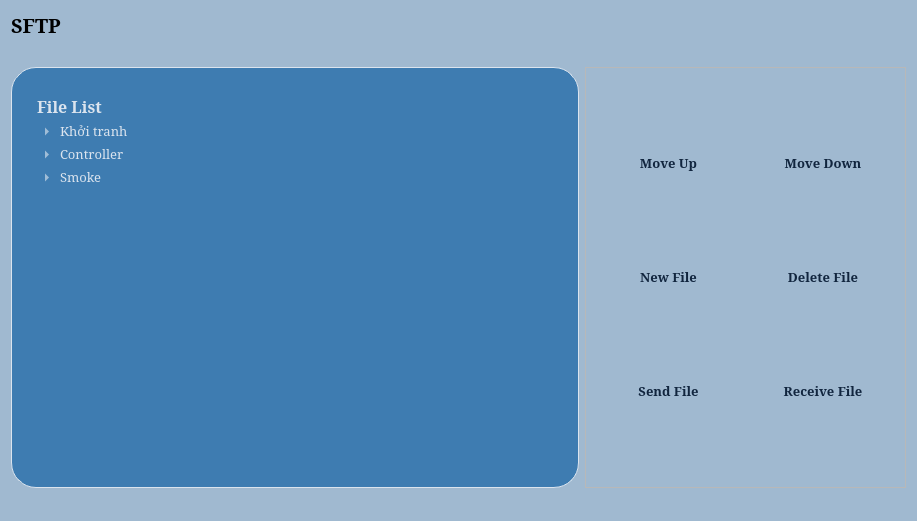
<?xml version="1.0" encoding="UTF-8"?>
<ui version="4.0">
 <class>Form</class>
 <widget class="QWidget" name="Form">
  <property name="geometry">
   <rect>
    <x>0</x>
    <y>0</y>
    <width>917</width>
    <height>521</height>
   </rect>
  </property>
  <property name="windowTitle">
   <string>Form</string>
  </property>
  <property name="styleSheet">
   <string notr="true">#Form{
	background-color: #A0B9D0;
}

QPushButton{
	width:100px;
	height:33px;
	text-align: center;
	padding: 3px;
	font-weight:bold;
	border-radius:10px;
	color: #11253E;
	border: 1px;
}
QPushButton:hover{
	background-color:#6991B5;
}
QPushButton:pressed{
	padding-left:5px;
	background-color:#78A0BC;
}</string>
  </property>
  <layout class="QGridLayout" name="gridLayout_2">
   <item row="0" column="0">
    <widget class="QLabel" name="label">
     <property name="font">
      <font>
       <family>Constantia</family>
       <pointsize>15</pointsize>
       <bold>true</bold>
      </font>
     </property>
     <property name="text">
      <string>SFTP</string>
     </property>
     <property name="alignment">
      <set>Qt::AlignLeading|Qt::AlignLeft|Qt::AlignVCenter</set>
     </property>
    </widget>
   </item>
   <item row="1" column="0" colspan="2">
    <widget class="QLabel" name="label_3">
     <property name="font">
      <font>
       <family>Constantia</family>
      </font>
     </property>
     <property name="text">
      <string/>
     </property>
    </widget>
   </item>
   <item row="2" column="0">
    <widget class="QTreeWidget" name="files">
     <property name="font">
      <font>
       <family>Constantia</family>
       <pointsize>10</pointsize>
      </font>
     </property>
     <property name="styleSheet">
      <string notr="true">QTreeWidget {
    spacing: 10px; /* Cách nhau 5px giữa các item trong 1 hàng */
}

#files{
	background-color: #3E7CB1;
	border:1px solid #DBE4EE;
	border-radius: 25px solid #DBE4EE;
	padding:25px;
	color: #DBE4EE;
}

QHeaderView::section
{	color: #DBE4EE;
	background-color: #3E7CB1;
	border:1px;
}

QTreeWidget::item{
	padding-bottom:5px;		
	spacing: 10px;
}

QTreeWidget::item::hover{
	background-color: #81A4CD;
	border:1px solid #81A4CD ;
	border-radius: 5px
}

QTreeWidget::item::pressed{
	font-weight: bold;
	padding-left:5px;
	background-color: #81A4CD;
	border:1px solid #81A4CD ;
	border-radius: 5px
}

QTreeWidget::item::selected{
	font-weight: bold;
	background-color: #81A4CD;
	border:1px solid #81A4CD ;
	border-radius: 5px
}

QTreeWidget::item::selected::active{
	background-color: #054A91;
	border:1px solid #81A4CD ;
	border-radius: 5px;
	font-weight:bold;
}</string>
     </property>
     <column>
      <property name="text">
       <string notr="true">File List</string>
      </property>
      <property name="font">
       <font>
        <family>Constantia</family>
        <pointsize>12</pointsize>
        <bold>true</bold>
       </font>
      </property>
     </column>
     <item>
      <property name="text">
       <string>Khởi tranh</string>
      </property>
      <property name="icon">
       <iconset resource="../../static/res.qrc">
        <normaloff>:/newPrefix/icons/icons/feather/folder.svg</normaloff>:/newPrefix/icons/icons/feather/folder.svg</iconset>
      </property>
      <item>
       <property name="text">
        <string>Breach</string>
       </property>
      </item>
      <item>
       <property name="text">
        <string>Sova</string>
       </property>
      </item>
      <item>
       <property name="text">
        <string>Skye</string>
       </property>
      </item>
     </item>
     <item>
      <property name="text">
       <string>Controller</string>
      </property>
      <property name="icon">
       <iconset resource="../../static/res.qrc">
        <normaloff>:/newPrefix/icons/icons/feather/folder.svg</normaloff>:/newPrefix/icons/icons/feather/folder.svg</iconset>
      </property>
      <item>
       <property name="text">
        <string>Fade</string>
       </property>
      </item>
      <item>
       <property name="text">
        <string>Reyna</string>
       </property>
      </item>
     </item>
     <item>
      <property name="text">
       <string>Smoke</string>
      </property>
      <property name="icon">
       <iconset resource="../../static/res.qrc">
        <normaloff>:/newPrefix/icons/icons/feather/folder.svg</normaloff>:/newPrefix/icons/icons/feather/folder.svg</iconset>
      </property>
      <item>
       <property name="text">
        <string>Omen</string>
       </property>
       <item>
        <property name="text">
         <string>Viper</string>
        </property>
       </item>
      </item>
     </item>
    </widget>
   </item>
   <item row="2" column="1" alignment="Qt::AlignRight">
    <widget class="QFrame" name="frame">
     <property name="sizePolicy">
      <sizepolicy hsizetype="Expanding" vsizetype="Expanding">
       <horstretch>0</horstretch>
       <verstretch>0</verstretch>
      </sizepolicy>
     </property>
     <property name="font">
      <font>
       <family>Constantia</family>
      </font>
     </property>
     <property name="frameShape">
      <enum>QFrame::StyledPanel</enum>
     </property>
     <property name="frameShadow">
      <enum>QFrame::Raised</enum>
     </property>
     <layout class="QGridLayout" name="gridLayout" rowstretch="0,0,0">
      <property name="leftMargin">
       <number>10</number>
      </property>
      <property name="topMargin">
       <number>10</number>
      </property>
      <property name="rightMargin">
       <number>10</number>
      </property>
      <property name="bottomMargin">
       <number>10</number>
      </property>
      <property name="spacing">
       <number>10</number>
      </property>
      <item row="2" column="0">
       <widget class="QPushButton" name="send_file_btn">
        <property name="minimumSize">
         <size>
          <width>145</width>
          <height>39</height>
         </size>
        </property>
        <property name="font">
         <font>
          <family>Constantia</family>
          <pointsize>10</pointsize>
          <bold>true</bold>
         </font>
        </property>
        <property name="text">
         <string>Send File</string>
        </property>
        <property name="icon">
         <iconset resource="../../static/res.qrc">
          <normaloff>:/newPrefix/icons/icons/feather/share.svg</normaloff>:/newPrefix/icons/icons/feather/share.svg</iconset>
        </property>
        <property name="iconSize">
         <size>
          <width>24</width>
          <height>24</height>
         </size>
        </property>
       </widget>
      </item>
      <item row="1" column="1">
       <widget class="QPushButton" name="delete_file_btn">
        <property name="minimumSize">
         <size>
          <width>144</width>
          <height>39</height>
         </size>
        </property>
        <property name="font">
         <font>
          <family>Constantia</family>
          <pointsize>10</pointsize>
          <bold>true</bold>
         </font>
        </property>
        <property name="text">
         <string>Delete File</string>
        </property>
        <property name="icon">
         <iconset resource="../../static/res.qrc">
          <normaloff>:/newPrefix/icons/icons/feather/file-minus.svg</normaloff>:/newPrefix/icons/icons/feather/file-minus.svg</iconset>
        </property>
        <property name="iconSize">
         <size>
          <width>24</width>
          <height>24</height>
         </size>
        </property>
       </widget>
      </item>
      <item row="1" column="0">
       <widget class="QPushButton" name="new_file_btn">
        <property name="minimumSize">
         <size>
          <width>145</width>
          <height>39</height>
         </size>
        </property>
        <property name="font">
         <font>
          <family>Constantia</family>
          <pointsize>10</pointsize>
          <bold>true</bold>
         </font>
        </property>
        <property name="text">
         <string>New File</string>
        </property>
        <property name="icon">
         <iconset resource="../../static/res.qrc">
          <normaloff>:/newPrefix/icons/icons/feather/file-plus.svg</normaloff>:/newPrefix/icons/icons/feather/file-plus.svg</iconset>
        </property>
        <property name="iconSize">
         <size>
          <width>24</width>
          <height>24</height>
         </size>
        </property>
       </widget>
      </item>
      <item row="0" column="1">
       <widget class="QPushButton" name="move_down_btn">
        <property name="minimumSize">
         <size>
          <width>144</width>
          <height>39</height>
         </size>
        </property>
        <property name="font">
         <font>
          <family>Constantia</family>
          <pointsize>10</pointsize>
          <bold>true</bold>
         </font>
        </property>
        <property name="text">
         <string>Move Down</string>
        </property>
        <property name="icon">
         <iconset resource="../../static/res.qrc">
          <normaloff>:/newPrefix/icons/icons/feather/arrow-down-circle.svg</normaloff>:/newPrefix/icons/icons/feather/arrow-down-circle.svg</iconset>
        </property>
        <property name="iconSize">
         <size>
          <width>24</width>
          <height>24</height>
         </size>
        </property>
       </widget>
      </item>
      <item row="0" column="0">
       <widget class="QPushButton" name="move_up_btn">
        <property name="minimumSize">
         <size>
          <width>145</width>
          <height>39</height>
         </size>
        </property>
        <property name="font">
         <font>
          <family>Constantia</family>
          <pointsize>10</pointsize>
          <bold>true</bold>
         </font>
        </property>
        <property name="text">
         <string>Move Up</string>
        </property>
        <property name="icon">
         <iconset resource="../../static/res.qrc">
          <normaloff>:/newPrefix/icons/icons/feather/arrow-up-circle.svg</normaloff>:/newPrefix/icons/icons/feather/arrow-up-circle.svg</iconset>
        </property>
        <property name="iconSize">
         <size>
          <width>24</width>
          <height>24</height>
         </size>
        </property>
       </widget>
      </item>
      <item row="2" column="1">
       <widget class="QPushButton" name="receive_file_btn">
        <property name="minimumSize">
         <size>
          <width>144</width>
          <height>39</height>
         </size>
        </property>
        <property name="font">
         <font>
          <family>Constantia</family>
          <pointsize>10</pointsize>
          <bold>true</bold>
         </font>
        </property>
        <property name="text">
         <string>Receive File</string>
        </property>
        <property name="icon">
         <iconset resource="../../static/res.qrc">
          <normaloff>:/newPrefix/icons/icons/feather/download.svg</normaloff>:/newPrefix/icons/icons/feather/download.svg</iconset>
        </property>
        <property name="iconSize">
         <size>
          <width>24</width>
          <height>24</height>
         </size>
        </property>
       </widget>
      </item>
     </layout>
    </widget>
   </item>
   <item row="3" column="0" colspan="2">
    <widget class="QLabel" name="label_2">
     <property name="font">
      <font>
       <family>Constantia</family>
      </font>
     </property>
     <property name="text">
      <string/>
     </property>
    </widget>
   </item>
  </layout>
 </widget>
 <resources>
  <include location="../../static/res.qrc"/>
 </resources>
 <connections/>
</ui>
